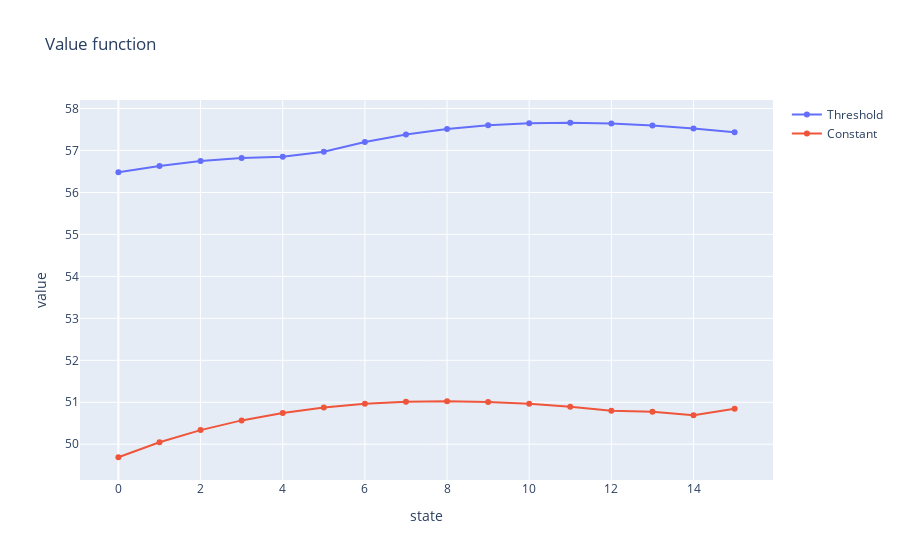

The code cell stored with this chart in its notebook:
### Markdown cell above
**Evaluate two different policies and visualize their values for the different states in order to decide which one is better.**

### Code cell
policy1=PiThreshold
policy2=PiConstant
values1=EvaluatePolicy(policy1)
values2=EvaluatePolicy(policy2)

X=list(range(M+1))
fig=go.Figure()
fig.add_trace(go.Scatter(x=X,y=values1[:,0],name="Threshold"))
fig.add_trace(go.Scatter(x=X,y=values2[:,0],name="Constant"))
fig.update_layout(title="Value function",xaxis_title="state",yaxis_title="value")
fig.show()

### Figure 1 — Plotly figure (JSON) as saved in the notebook; plotly's stock layout.template omitted (floating-point values rounded to 4 significant figures)
{"data": [{"name": "Threshold", "type": "scatter", "x": [0, 1, 2, 3, 4, 5, 6, 7, 8, 9, 10, 11, 12, 13, 14, 15], "y": [56.48, 56.63, 56.75, 56.82, 56.85, 56.97, 57.2, 57.38, 57.51, 57.6, 57.65, 57.66, 57.64, 57.6, 57.53, 57.43]}, {"name": "Constant", "type": "scatter", "x": [0, 1, 2, 3, 4, 5, 6, 7, 8, 9, 10, 11, 12, 13, 14, 15], "y": [49.69, 50.05, 50.34, 50.57, 50.75, 50.88, 50.96, 51.01, 51.03, 51.01, 50.96, 50.89, 50.8, 50.77, 50.69, 50.85]}], "layout": {"title": {"text": "Value function"}, "xaxis": {"title": {"text": "state"}}, "yaxis": {"title": {"text": "value"}}}}
